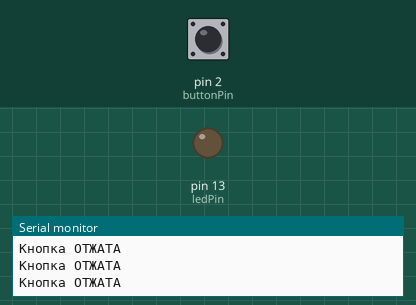
The sketch below on a simulated Arduino Uno, built with avr-gcc and run on an emulated ATmega328P. Parts: output pins drawn as LEDs (lit = HIGH), the last lines printed to the serial monitor. The inputs (shaded band) are chosen by the test bench; at power-on: pin 2 (buttonPin) LOW.

Above: at 1.2 s.
1.3 s: pin 2 (buttonPin) pulled HIGH for 0.15 s
At 1.4 s:
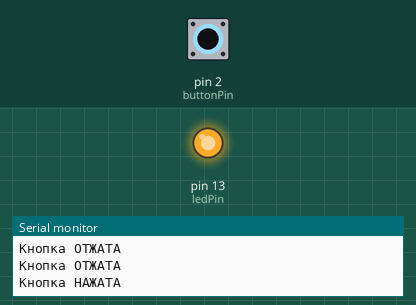
3.0 s: pin 2 (buttonPin) pulled HIGH for 3.2 s
At 7.0 s:
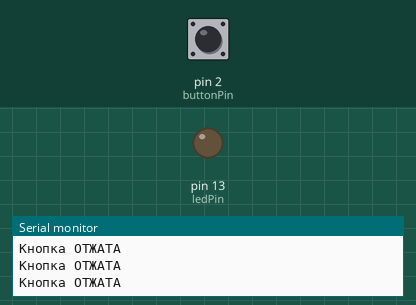
Timing chart, 0 to 8.5 s (numbered marks = the images above; inputs shaded):
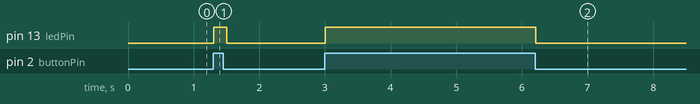

The sketch:

_______3.ino
```cpp
const int buttonPin = 2;
const int ledPin = 13;

int buttonState = 0;

void setup() {

const int buttonPin = 2;
const int ledPin = 13;

int buttonState = 0;

  pinMode(ledPin, OUTPUT);
  pinMode(buttonPin, INPUT);

  Serial.begin(9600);
}

void loop() {
  buttonState = digitalRead(buttonPin);
  if (buttonState == HIGH) {
    digitalWrite(ledPin, HIGH);
    Serial.println("Кнопка НАЖАТА");
  } else {
    digitalWrite(ledPin, LOW);
    Serial.println("Кнопка ОТЖАТА");
  }

  delay(100);
}
```

Measured:
- after the input at 1.3 s, pin 13 (ledPin): LOW → HIGH at once, → LOW 0.20 s later
- after the input at 3.0 s, pin 13 (ledPin): LOW → HIGH at once, → LOW 3.2 s later
